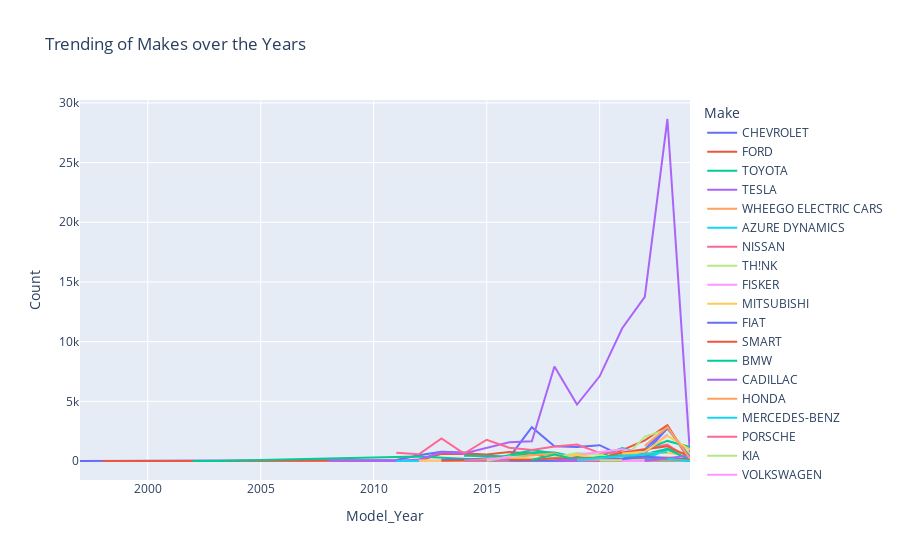

Notebook code for this chart:
### Code cell
grouped_Make_Year = EV_df.groupby(['Model_Year', 'Make']).size().reset_index(name='Count')
fig = px.line(grouped_Make_Year, x='Model_Year', y='Count', color='Make', title='Trending of Makes over the Years')
fig.show()

### Figure 1 — Plotly figure (JSON) as saved in the notebook; plotly's stock layout.template omitted (floating-point values rounded to 4 significant figures)
{"data": [{"hovertemplate": "Make=CHEVROLET<br>Model_Year=%{x}<br>Count=%{y}<extra></extra>", "legendgroup": "CHEVROLET", "line": {"color": "#636efa", "dash": "solid"}, "marker": {"symbol": "circle"}, "mode": "lines", "name": "CHEVROLET", "orientation": "v", "showlegend": true, "type": "scatter", "x": [1997, 2011, 2012, 2013, 2014, 2015, 2016, 2017, 2018, 2019, 2020, 2021, 2022, 2023, 2024], "xaxis": "x", "y": [1, 76, 474, 771, 712, 459, 301, 2827, 1243, 1170, 1324, 426, 975, 2872, 47], "yaxis": "y"}, {"hovertemplate": "Make=FORD<br>Model_Year=%{x}<br>Count=%{y}<extra></extra>", "legendgroup": "FORD", "line": {"color": "#EF553B", "dash": "solid"}, "marker": {"symbol": "circle"}, "mode": "lines", "name": "FORD", "orientation": "v", "showlegend": true, "type": "scatter", "x": [1998, 1999, 2000, 2012, 2013, 2014, 2015, 2016, 2017, 2018, 2019, 2020, 2021, 2022, 2023, 2024], "xaxis": "x", "y": [1, 5, 7, 12, 595, 598, 537, 761, 631, 168, 152, 70, 914, 1735, 3010, 3], "yaxis": "y"}, {"hovertemplate": "Make=TOYOTA<br>Model_Year=%{x}<br>Count=%{y}<extra></extra>", "legendgroup": "TOYOTA", "line": {"color": "#00cc96", "dash": "solid"}, "marker": {"symbol": "circle"}, "mode": "lines", "name": "TOYOTA", "orientation": "v", "showlegend": true, "type": "scatter", "x": [2002, 2003, 2012, 2013, 2014, 2015, 2017, 2018, 2019, 2020, 2021, 2022, 2023, 2024], "xaxis": "x", "y": [2, 1, 384, 290, 218, 94, 906, 675, 218, 362, 1096, 577, 1028, 437], "yaxis": "y"}, {"hovertemplate": "Make=TESLA<br>Model_Year=%{x}<br>Count=%{y}<extra></extra>", "legendgroup": "TESLA", "line": {"color": "#ab63fa", "dash": "solid"}, "marker": {"symbol": "circle"}, "mode": "lines", "name": "TESLA", "orientation": "v", "showlegend": true, "type": "scatter", "x": [2008, 2010, 2011, 2012, 2013, 2014, 2015, 2016, 2017, 2018, 2019, 2020, 2021, 2022, 2023, 2024], "xaxis": "x", "y": [20, 20, 7, 128, 730, 640, 1079, 1578, 1646, 7915, 4725, 7094, 11118, 13751, 28650, 558], "yaxis": "y"}, {"hovertemplate": "Make=WHEEGO ELECTRIC CARS<br>Model_Year=%{x}<br>Count=%{y}<extra></extra>", "legendgroup": "WHEEGO ELECTRIC CARS", "line": {"color": "#FFA15A", "dash": "solid"}, "marker": {"symbol": "circle"}, "mode": "lines", "name": "WHEEGO ELECTRIC CARS", "orientation": "v", "showlegend": true, "type": "scatter", "x": [2010], "xaxis": "x", "y": [3], "yaxis": "y"}, {"hovertemplate": "Make=AZURE DYNAMICS<br>Model_Year=%{x}<br>Count=%{y}<extra></extra>", "legendgroup": "AZURE DYNAMICS", "line": {"color": "#19d3f3", "dash": "solid"}, "marker": {"symbol": "circle"}, "mode": "lines", "name": "AZURE DYNAMICS", "orientation": "v", "showlegend": true, "type": "scatter", "x": [2011, 2012], "xaxis": "x", "y": [5, 3], "yaxis": "y"}, {"hovertemplate": "Make=NISSAN<br>Model_Year=%{x}<br>Count=%{y}<extra></extra>", "legendgroup": "NISSAN", "line": {"color": "#FF6692", "dash": "solid"}, "marker": {"symbol": "circle"}, "mode": "lines", "name": "NISSAN", "orientation": "v", "showlegend": true, "type": "scatter", "x": [2011, 2012, 2013, 2014, 2015, 2016, 2017, 2018, 2019, 2020, 2021, 2022, 2023, 2024], "xaxis": "x", "y": [682, 564, 1892, 628, 1783, 1115, 914, 1208, 1373, 685, 702, 1002, 1377, 73], "yaxis": "y"}, {"hovertemplate": "Make=TH!NK<br>Model_Year=%{x}<br>Count=%{y}<extra></extra>", "legendgroup": "TH!NK", "line": {"color": "#B6E880", "dash": "solid"}, "marker": {"symbol": "circle"}, "mode": "lines", "name": "TH!NK", "orientation": "v", "showlegend": true, "type": "scatter", "x": [2011], "xaxis": "x", "y": [5], "yaxis": "y"}, {"hovertemplate": "Make=FISKER<br>Model_Year=%{x}<br>Count=%{y}<extra></extra>", "legendgroup": "FISKER", "line": {"color": "#FF97FF", "dash": "solid"}, "marker": {"symbol": "circle"}, "mode": "lines", "name": "FISKER", "orientation": "v", "showlegend": true, "type": "scatter", "x": [2012, 2023], "xaxis": "x", "y": [13, 36], "yaxis": "y"}, {"hovertemplate": "Make=MITSUBISHI<br>Model_Year=%{x}<br>Count=%{y}<extra></extra>", "legendgroup": "MITSUBISHI", "line": {"color": "#FECB52", "dash": "solid"}, "marker": {"symbol": "circle"}, "mode": "lines", "name": "MITSUBISHI", "orientation": "v", "showlegend": true, "type": "scatter", "x": [2012, 2014, 2016, 2017, 2018, 2019, 2020, 2021, 2022, 2023, 2024], "xaxis": "x", "y": [40, 9, 10, 1, 180, 173, 94, 7, 88, 349, 7], "yaxis": "y"}, {"hovertemplate": "Make=FIAT<br>Model_Year=%{x}<br>Count=%{y}<extra></extra>", "legendgroup": "FIAT", "line": {"color": "#636efa", "dash": "solid"}, "marker": {"symbol": "circle"}, "mode": "lines", "name": "FIAT", "orientation": "v", "showlegend": true, "type": "scatter", "x": [2013, 2014, 2015, 2016, 2017, 2018, 2019], "xaxis": "x", "y": [104, 96, 230, 138, 153, 50, 13], "yaxis": "y"}, {"hovertemplate": "Make=SMART<br>Model_Year=%{x}<br>Count=%{y}<extra></extra>", "legendgroup": "SMART", "line": {"color": "#EF553B", "dash": "solid"}, "marker": {"symbol": "circle"}, "mode": "lines", "name": "SMART", "orientation": "v", "showlegend": true, "type": "scatter", "x": [2013, 2014, 2015, 2016, 2017, 2018, 2019], "xaxis": "x", "y": [27, 70, 54, 32, 33, 45, 9], "yaxis": "y"}, {"hovertemplate": "Make=BMW<br>Model_Year=%{x}<br>Count=%{y}<extra></extra>", "legendgroup": "BMW", "line": {"color": "#00cc96", "dash": "solid"}, "marker": {"symbol": "circle"}, "mode": "lines", "name": "BMW", "orientation": "v", "showlegend": true, "type": "scatter", "x": [2014, 2015, 2016, 2017, 2018, 2019, 2020, 2021, 2022, 2023, 2024], "xaxis": "x", "y": [431, 400, 373, 668, 710, 327, 190, 671, 940, 1684, 1176], "yaxis": "y"}, {"hovertemplate": "Make=CADILLAC<br>Model_Year=%{x}<br>Count=%{y}<extra></extra>", "legendgroup": "CADILLAC", "line": {"color": "#ab63fa", "dash": "solid"}, "marker": {"symbol": "circle"}, "mode": "lines", "name": "CADILLAC", "orientation": "v", "showlegend": true, "type": "scatter", "x": [2014, 2016, 2017, 2018, 2023, 2024], "xaxis": "x", "y": [59, 19, 3, 11, 58, 232], "yaxis": "y"}, {"hovertemplate": "Make=HONDA<br>Model_Year=%{x}<br>Count=%{y}<extra></extra>", "legendgroup": "HONDA", "line": {"color": "#FFA15A", "dash": "solid"}, "marker": {"symbol": "circle"}, "mode": "lines", "name": "HONDA", "orientation": "v", "showlegend": true, "type": "scatter", "x": [2014, 2018, 2019, 2020, 2021], "xaxis": "x", "y": [10, 622, 94, 86, 21], "yaxis": "y"}, {"hovertemplate": "Make=MERCEDES-BENZ<br>Model_Year=%{x}<br>Count=%{y}<extra></extra>", "legendgroup": "MERCEDES-BENZ", "line": {"color": "#19d3f3", "dash": "solid"}, "marker": {"symbol": "circle"}, "mode": "lines", "name": "MERCEDES-BENZ", "orientation": "v", "showlegend": true, "type": "scatter", "x": [2014, 2015, 2016, 2017, 2018, 2019, 2020, 2022, 2023, 2024], "xaxis": "x", "y": [26, 24, 38, 44, 52, 144, 37, 151, 960, 113], "yaxis": "y"}, {"hovertemplate": "Make=PORSCHE<br>Model_Year=%{x}<br>Count=%{y}<extra></extra>", "legendgroup": "PORSCHE", "line": {"color": "#FF6692", "dash": "solid"}, "marker": {"symbol": "circle"}, "mode": "lines", "name": "PORSCHE", "orientation": "v", "showlegend": true, "type": "scatter", "x": [2014, 2015, 2016, 2017, 2018, 2019, 2020, 2021, 2022, 2023, 2024], "xaxis": "x", "y": [12, 35, 73, 69, 78, 74, 167, 189, 218, 175, 49], "yaxis": "y"}, {"hovertemplate": "Make=KIA<br>Model_Year=%{x}<br>Count=%{y}<extra></extra>", "legendgroup": "KIA", "line": {"color": "#B6E880", "dash": "solid"}, "marker": {"symbol": "circle"}, "mode": "lines", "name": "KIA", "orientation": "v", "showlegend": true, "type": "scatter", "x": [2015, 2016, 2017, 2018, 2019, 2020, 2021, 2022, 2023, 2024], "xaxis": "x", "y": [20, 381, 190, 310, 671, 526, 79, 2041, 2650, 564], "yaxis": "y"}, {"hovertemplate": "Make=VOLKSWAGEN<br>Model_Year=%{x}<br>Count=%{y}<extra></extra>", "legendgroup": "VOLKSWAGEN", "line": {"color": "#FF97FF", "dash": "solid"}, "marker": {"symbol": "circle"}, "mode": "lines", "name": "VOLKSWAGEN", "orientation": "v", "showlegend": true, "type": "scatter", "x": [2015, 2016, 2017, 2018, 2019, 2021, 2022, 2023], "xaxis": "x", "y": [129, 315, 56, 37, 530, 992, 699, 2246], "yaxis": "y"}, {"hovertemplate": "Make=AUDI<br>Model_Year=%{x}<br>Count=%{y}<extra></extra>", "legendgroup": "AUDI", "line": {"color": "#FECB52", "dash": "solid"}, "marker": {"symbol": "circle"}, "mode": "lines", "name": "AUDI", "orientation": "v", "showlegend": true, "type": "scatter", "x": [2016, 2017, 2018, 2019, 2020, 2021, 2022, 2023, 2024], "xaxis": "x", "y": [200, 180, 168, 529, 245, 581, 625, 697, 421], "yaxis": "y"}, {"hovertemplate": "Make=HYUNDAI<br>Model_Year=%{x}<br>Count=%{y}<extra></extra>", "legendgroup": "HYUNDAI", "line": {"color": "#636efa", "dash": "solid"}, "marker": {"symbol": "circle"}, "mode": "lines", "name": "HYUNDAI", "orientation": "v", "showlegend": true, "type": "scatter", "x": [2016, 2017, 2018, 2019, 2020, 2021, 2022, 2023, 2024], "xaxis": "x", "y": [42, 41, 19, 134, 246, 199, 662, 2748, 315], "yaxis": "y"}, {"hovertemplate": "Make=VOLVO<br>Model_Year=%{x}<br>Count=%{y}<extra></extra>", "legendgroup": "VOLVO", "line": {"color": "#EF553B", "dash": "solid"}, "marker": {"symbol": "circle"}, "mode": "lines", "name": "VOLVO", "orientation": "v", "showlegend": true, "type": "scatter", "x": [2016, 2017, 2018, 2019, 2020, 2021, 2022, 2023, 2024], "xaxis": "x", "y": [107, 109, 233, 195, 210, 704, 996, 1231, 348], "yaxis": "y"}, {"hovertemplate": "Make=CHRYSLER<br>Model_Year=%{x}<br>Count=%{y}<extra></extra>", "legendgroup": "CHRYSLER", "line": {"color": "#00cc96", "dash": "solid"}, "marker": {"symbol": "circle"}, "mode": "lines", "name": "CHRYSLER", "orientation": "v", "showlegend": true, "type": "scatter", "x": [2017, 2018, 2019, 2020, 2021, 2022, 2023, 2024], "xaxis": "x", "y": [91, 544, 113, 283, 480, 371, 1008, 103], "yaxis": "y"}, {"hovertemplate": "Make=MINI<br>Model_Year=%{x}<br>Count=%{y}<extra></extra>", "legendgroup": "MINI", "line": {"color": "#ab63fa", "dash": "solid"}, "marker": {"symbol": "circle"}, "mode": "lines", "name": "MINI", "orientation": "v", "showlegend": true, "type": "scatter", "x": [2018, 2019, 2020, 2021, 2022, 2023, 2024], "xaxis": "x", "y": [55, 104, 3, 133, 231, 231, 141], "yaxis": "y"}, {"hovertemplate": "Make=JAGUAR<br>Model_Year=%{x}<br>Count=%{y}<extra></extra>", "legendgroup": "JAGUAR", "line": {"color": "#FFA15A", "dash": "solid"}, "marker": {"symbol": "circle"}, "mode": "lines", "name": "JAGUAR", "orientation": "v", "showlegend": true, "type": "scatter", "x": [2019, 2020, 2022, 2023, 2024], "xaxis": "x", "y": [126, 76, 19, 5, 6], "yaxis": "y"}, {"hovertemplate": "Make=SUBARU<br>Model_Year=%{x}<br>Count=%{y}<extra></extra>", "legendgroup": "SUBARU", "line": {"color": "#19d3f3", "dash": "solid"}, "marker": {"symbol": "circle"}, "mode": "lines", "name": "SUBARU", "orientation": "v", "showlegend": true, "type": "scatter", "x": [2019, 2023], "xaxis": "x", "y": [66, 765], "yaxis": "y"}, {"hovertemplate": "Make=LAND ROVER<br>Model_Year=%{x}<br>Count=%{y}<extra></extra>", "legendgroup": "LAND ROVER", "line": {"color": "#FF6692", "dash": "solid"}, "marker": {"symbol": "circle"}, "mode": "lines", "name": "LAND ROVER", "orientation": "v", "showlegend": true, "type": "scatter", "x": [2020, 2021, 2023, 2024], "xaxis": "x", "y": [34, 9, 7, 6], "yaxis": "y"}, {"hovertemplate": "Make=LINCOLN<br>Model_Year=%{x}<br>Count=%{y}<extra></extra>", "legendgroup": "LINCOLN", "line": {"color": "#B6E880", "dash": "solid"}, "marker": {"symbol": "circle"}, "mode": "lines", "name": "LINCOLN", "orientation": "v", "showlegend": true, "type": "scatter", "x": [2020, 2021, 2022, 2023, 2024], "xaxis": "x", "y": [36, 44, 110, 76, 1], "yaxis": "y"}, {"hovertemplate": "Make=BENTLEY<br>Model_Year=%{x}<br>Count=%{y}<extra></extra>", "legendgroup": "BENTLEY", "line": {"color": "#FF97FF", "dash": "solid"}, "marker": {"symbol": "circle"}, "mode": "lines", "name": "BENTLEY", "orientation": "v", "showlegend": true, "type": "scatter", "x": [2021, 2022], "xaxis": "x", "y": [1, 2], "yaxis": "y"}, {"hovertemplate": "Make=JEEP<br>Model_Year=%{x}<br>Count=%{y}<extra></extra>", "legendgroup": "JEEP", "line": {"color": "#FECB52", "dash": "solid"}, "marker": {"symbol": "circle"}, "mode": "lines", "name": "JEEP", "orientation": "v", "showlegend": true, "type": "scatter", "x": [2021, 2022, 2023, 2024], "xaxis": "x", "y": [623, 773, 2124, 960], "yaxis": "y"}, {"hovertemplate": "Make=POLESTAR<br>Model_Year=%{x}<br>Count=%{y}<extra></extra>", "legendgroup": "POLESTAR", "line": {"color": "#636efa", "dash": "solid"}, "marker": {"symbol": "circle"}, "mode": "lines", "name": "POLESTAR", "orientation": "v", "showlegend": true, "type": "scatter", "x": [2021, 2022, 2023, 2024], "xaxis": "x", "y": [143, 380, 260, 99], "yaxis": "y"}, {"hovertemplate": "Make=LEXUS<br>Model_Year=%{x}<br>Count=%{y}<extra></extra>", "legendgroup": "LEXUS", "line": {"color": "#EF553B", "dash": "solid"}, "marker": {"symbol": "circle"}, "mode": "lines", "name": "LEXUS", "orientation": "v", "showlegend": true, "type": "scatter", "x": [2022, 2023, 2024], "xaxis": "x", "y": [49, 206, 115], "yaxis": "y"}, {"hovertemplate": "Make=LUCID<br>Model_Year=%{x}<br>Count=%{y}<extra></extra>", "legendgroup": "LUCID", "line": {"color": "#00cc96", "dash": "solid"}, "marker": {"symbol": "circle"}, "mode": "lines", "name": "LUCID", "orientation": "v", "showlegend": true, "type": "scatter", "x": [2022, 2023, 2024], "xaxis": "x", "y": [97, 141, 2], "yaxis": "y"}, {"hovertemplate": "Make=MAZDA<br>Model_Year=%{x}<br>Count=%{y}<extra></extra>", "legendgroup": "MAZDA", "line": {"color": "#ab63fa", "dash": "solid"}, "marker": {"symbol": "circle"}, "mode": "lines", "name": "MAZDA", "orientation": "v", "showlegend": true, "type": "scatter", "x": [2022, 2024], "xaxis": "x", "y": [4, 472], "yaxis": "y"}, {"hovertemplate": "Make=RIVIAN<br>Model_Year=%{x}<br>Count=%{y}<extra></extra>", "legendgroup": "RIVIAN", "line": {"color": "#FFA15A", "dash": "solid"}, "marker": {"symbol": "circle"}, "mode": "lines", "name": "RIVIAN", "orientation": "v", "showlegend": true, "type": "scatter", "x": [2022, 2023, 2024], "xaxis": "x", "y": [1280, 2833, 199], "yaxis": "y"}, {"hovertemplate": "Make=GENESIS<br>Model_Year=%{x}<br>Count=%{y}<extra></extra>", "legendgroup": "GENESIS", "line": {"color": "#19d3f3", "dash": "solid"}, "marker": {"symbol": "circle"}, "mode": "lines", "name": "GENESIS", "orientation": "v", "showlegend": true, "type": "scatter", "x": [2023, 2024], "xaxis": "x", "y": [160, 22], "yaxis": "y"}, {"hovertemplate": "Make=ALFA ROMEO<br>Model_Year=%{x}<br>Count=%{y}<extra></extra>", "legendgroup": "ALFA ROMEO", "line": {"color": "#FF6692", "dash": "solid"}, "marker": {"symbol": "circle"}, "mode": "lines", "name": "ALFA ROMEO", "orientation": "v", "showlegend": true, "type": "scatter", "x": [2024], "xaxis": "x", "y": [39], "yaxis": "y"}, {"hovertemplate": "Make=DODGE<br>Model_Year=%{x}<br>Count=%{y}<extra></extra>", "legendgroup": "DODGE", "line": {"color": "#B6E880", "dash": "solid"}, "marker": {"symbol": "circle"}, "mode": "lines", "name": "DODGE", "orientation": "v", "showlegend": true, "type": "scatter", "x": [2024], "xaxis": "x", "y": [568], "yaxis": "y"}, {"hovertemplate": "Make=GMC<br>Model_Year=%{x}<br>Count=%{y}<extra></extra>", "legendgroup": "GMC", "line": {"color": "#FF97FF", "dash": "solid"}, "marker": {"symbol": "circle"}, "mode": "lines", "name": "GMC", "orientation": "v", "showlegend": true, "type": "scatter", "x": [2024], "xaxis": "x", "y": [3], "yaxis": "y"}, {"hovertemplate": "Make=ROLLS ROYCE<br>Model_Year=%{x}<br>Count=%{y}<extra></extra>", "legendgroup": "ROLLS ROYCE", "line": {"color": "#FECB52", "dash": "solid"}, "marker": {"symbol": "circle"}, "mode": "lines", "name": "ROLLS ROYCE", "orientation": "v", "showlegend": true, "type": "scatter", "x": [2024], "xaxis": "x", "y": [1], "yaxis": "y"}], "layout": {"legend": {"title": {"text": "Make"}, "tracegroupgap": 0}, "title": {"text": "Trending of Makes over the Years"}, "xaxis": {"anchor": "y", "domain": [0, 1], "title": {"text": "Model_Year"}}, "yaxis": {"anchor": "x", "domain": [0, 1], "title": {"text": "Count"}}}}
